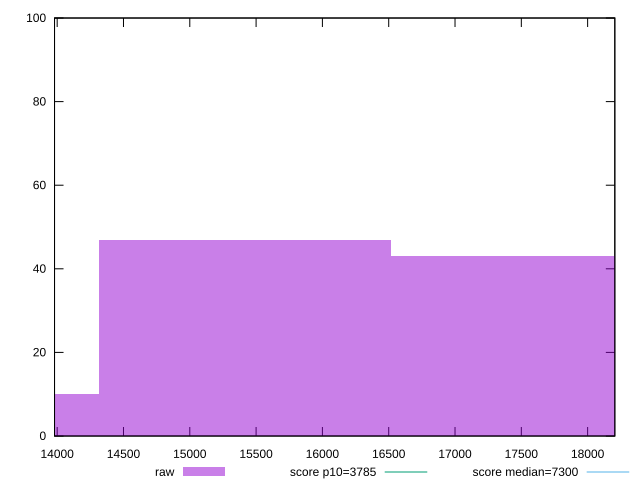

Generate this figure with gnuplot:
reset

$raw <<EOF
15417.83872991402 47
13215.290339926303 10
17620.387119901738 43
EOF

set key outside below
set boxwidth 2202.548389987717
set xrange [13980.091999999997:18205.022999999997]
set yrange [0:100]
set trange [0:100]
set style fill transparent solid 0.5 noborder

set parametric
set terminal svg size 640, 490 enhanced background rgb 'white'
set output "reprap/interactive/samples/pages+cached/raw/histogram.svg"

plot $raw title "raw" with boxes, \
     3785,t title "score p10=3785", \
     7300,t title "score median=7300"

reset
